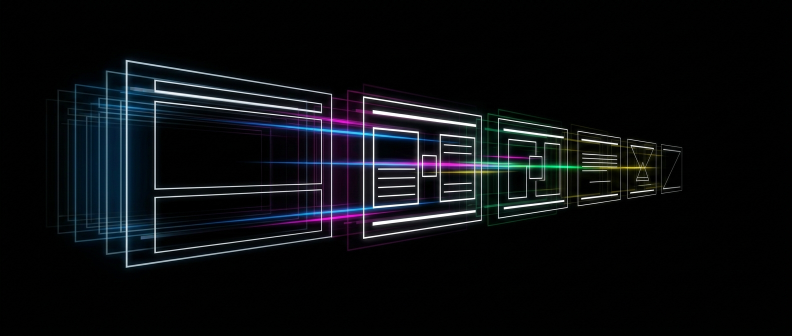
#> input picture assets/hero.png, 1584 x 672 px (shown at 1/2 size)
$ python make_storyboard_atlas.py --input-glob ../../assets/hero.png --out-dir out
#> lines starting #> are read from the running program, lines starting #| are printed output that depends on the picture
#!/usr/bin/env python3
"""Tile storyboard images deterministically without dropping variable-size inputs."""

from __future__ import annotations

import argparse
import glob
import json
import math
from pathlib import Path

from PIL import Image, ImageOps


def main() -> int:
    parser = argparse.ArgumentParser()
    parser.add_argument("--input-glob", required=True)
    parser.add_argument("--out-dir", type=Path, required=True)
    parser.add_argument("--columns", type=int, default=2)
    parser.add_argument("--rows", type=int, default=2)
    parser.add_argument("--cell-width", type=int, default=900)
    parser.add_argument("--cell-height", type=int, default=600)
    parser.add_argument("--padding", type=int, default=8)
    args = parser.parse_args()

    if min(args.columns, args.rows, args.cell_width, args.cell_height) < 1:
        raise ValueError("Grid and cell dimensions must be positive")
    paths = [Path(path) for path in sorted(glob.glob(args.input_glob))]
    if not paths:
        raise ValueError(f"No images matched: {args.input_glob}")

    per_page = args.columns * args.rows
    page_count = math.ceil(len(paths) / per_page)
    atlas_width = args.columns * args.cell_width + (args.columns + 1) * args.padding
    atlas_height = args.rows * args.cell_height + (args.rows + 1) * args.padding
    args.out_dir.mkdir(parents=True, exist_ok=True)
    outputs: list[dict[str, object]] = []

    for page_index in range(page_count):
        selected = paths[page_index * per_page : (page_index + 1) * per_page]
        atlas = Image.new("RGB", (atlas_width, atlas_height), (0, 0, 0))
#> atlas: PIL image 1824x1224 RGB; every value is 0
        for cell_index, path in enumerate(selected):
            with Image.open(path) as source:
#> source is the input picture: PIL image 1584x672 RGB; mean R, G, B 10.9, 12.8, 15.6
                image = ImageOps.contain(
                    source.convert("RGB"),
                    (args.cell_width, args.cell_height),
                    Image.Resampling.LANCZOS,
                )
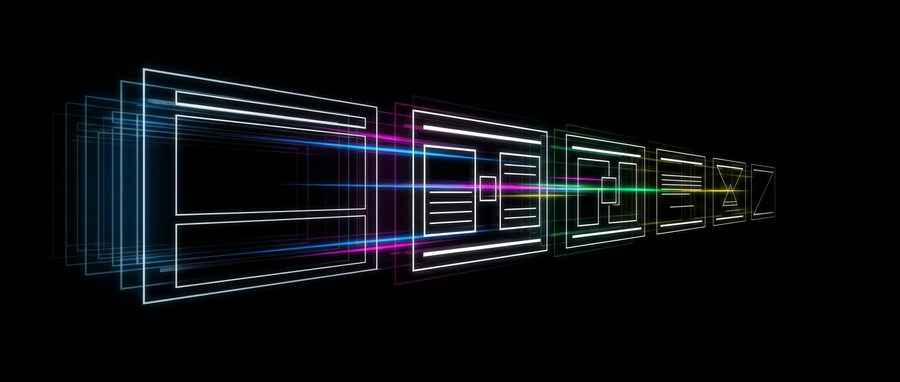
#> image: PIL image 900x382 RGB; mean R, G, B 10.9, 12.8, 15.6
            row = cell_index // args.columns
            column = cell_index % args.columns
            cell_x = args.padding + column * (args.cell_width + args.padding)
            cell_y = args.padding + row * (args.cell_height + args.padding)
            x = cell_x + (args.cell_width - image.width) // 2
#> x = 8
            y = cell_y + (args.cell_height - image.height) // 2
#> y = 117
            atlas.paste(image, (x, y))
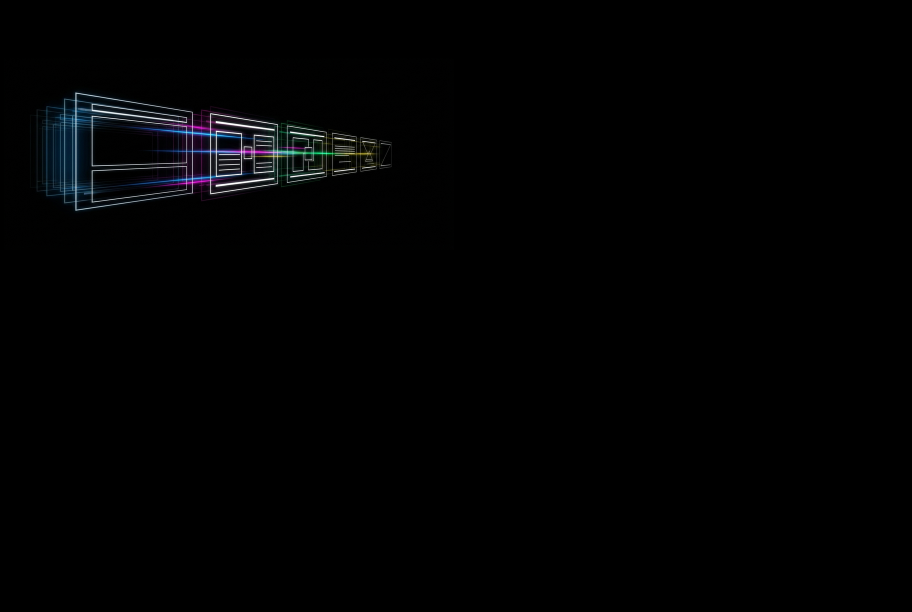
#> atlas: PIL image 1824x1224 RGB (shown at 1/2 size); mean R, G, B 1.7, 2, 2.4
        output = args.out_dir / f"atlas-{page_index + 1:03d}.jpg"
        atlas.save(output, quality=92, optimize=True)
        outputs.append({"path": str(output), "inputs": [str(path) for path in selected]})

    manifest = {
        "input_glob": args.input_glob,
        "input_count": len(paths),
        "images_per_atlas": per_page,
        "atlas_count": len(outputs),
        "atlases": outputs,
    }
    manifest_path = args.out_dir / "atlas-manifest.json"
    manifest_path.write_text(json.dumps(manifest, indent=2), encoding="utf-8")
    print(json.dumps({key: value for key, value in manifest.items() if key != "atlases"}, indent=2))
    return 0


if __name__ == "__main__":
    raise SystemExit(main())
#> (the program exits here)
